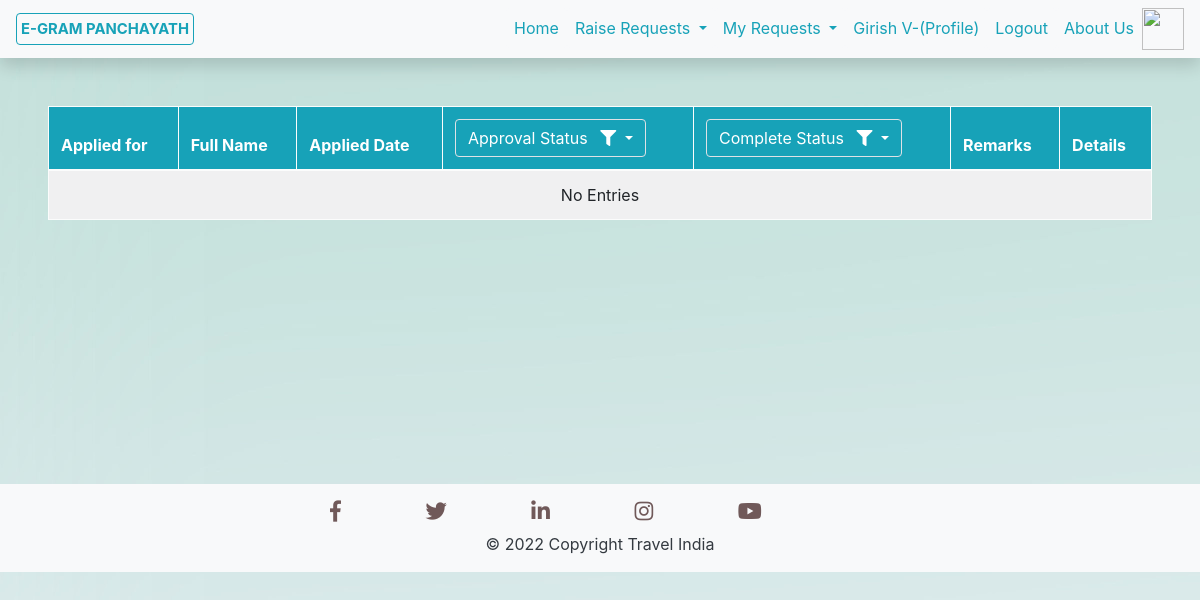
Before: /My_Cert_Requests/ (signed in) with the older database file.
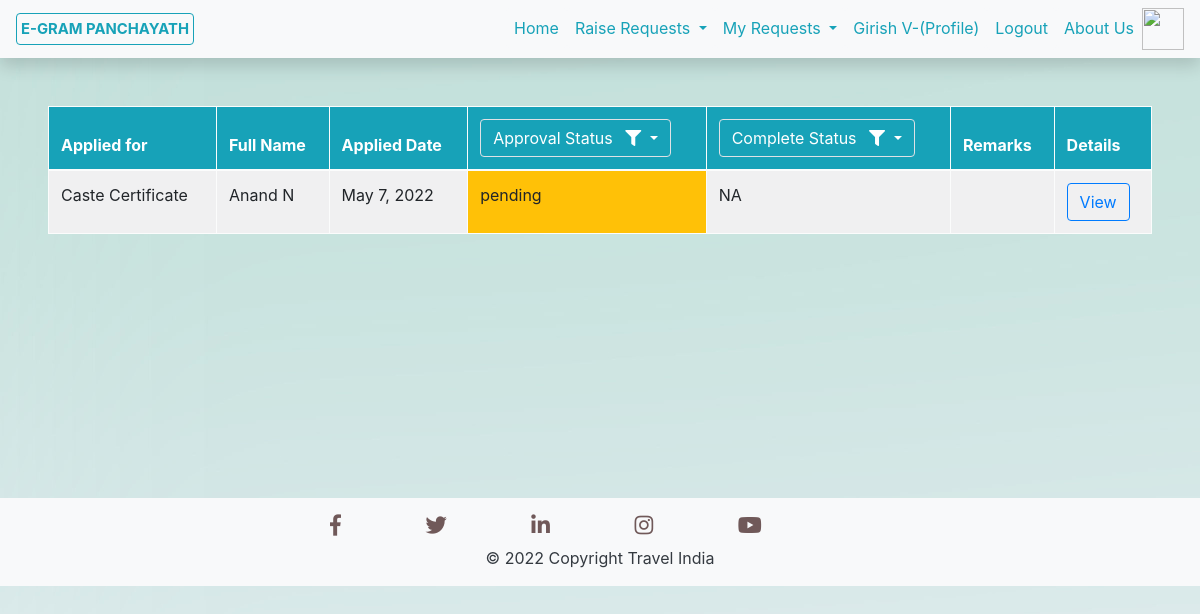
After: the same page with the newer database file.
### Services/models.py (models this page shows, shortened)
class Certificates(models.Model):
    Cert_Name = models.CharField(max_length=50)
    Cand_Name = models.CharField(max_length=50)
    Father_Name = models.CharField(max_length=50)
    Mother_Name = models.CharField(max_length=50)
    Address = models.CharField(max_length=300)
    doc_name = models.CharField(max_length=30)
    Cert_Requested_By = models.ForeignKey(User, on_delete=models.CASCADE,default=None, null=True, blank=True)
    Cert_Applied_Date = models.DateTimeField(default=timezone.now)
    document_proof = models.FileField(upload_to='Files/',default=None, null=True, blank=True)
    Birth_Date = models.DateField()
    phoneno = models.CharField(max_length=10, default=None, null=True, blank=True)
    Birth_location = models.CharField(max_length=200, default=None, null=True, blank=True)
    Death_Date = models.DateField(default=None, null=True, blank=True)
    Death_location = models.CharField(max_length=200, default=None, null=True, blank=True)
    Cast = models.CharField(max_length=50, default=None, null=True, blank=True)
    Cast_Category = models.CharField(max_length=10, default=None, null=True, blank=True)
    Income_Value = models.CharField(max_length=20, default=None, null=True, blank=True)
    Remarks = models.TextField()
    Approval_Status = models.CharField(max_length=20)
    Completion_Status = models.CharField(max_length=20, default=None, null=True, blank=True)
    certificate = models.FileField(upload_to='Certificates/',default=None, null=True, blank=True)
    Cert_Estimated_Completion_Date = models.DateField(default=None, null=True, blank=True)

### Services/views.py (the view)
# urls.py: path('My_Cert_Requests/', My_Cert_Requests.as_view(), name='MyCertRequests'),
class My_Cert_Requests(ListView):
    model = Certificates
    template_name = "Services/MyCertRequests.html"
    context_object_name = 'requests'
    paginate_by = 5
    def get_queryset(self):
        req = Certificates.objects.filter(Cert_Requested_By=self.request.user).order_by('-Cert_Applied_Date')
        def ExecQuery(req, Cert):
            key = list(Cert.keys())[0]
            if key=='Cert_Approval_Status':
                req = req.filter(Approval_Status=Cert[key]).order_by('-Cert_Applied_Date')
            if key=='Cert_Completion_Status':
                req = req.filter(Completion_Status=Cert[key]).order_by('-Cert_Applied_Date')
            return req
        if self.request.GET.get('idAppStatus'):
            req = ExecQuery(req, {'Cert_Approval_Status':self.request.GET.get('idAppStatus')})
        if self.request.GET.get('idCompStatus'):
            req = ExecQuery(req, {'Cert_Completion_Status':self.request.GET.get('idCompStatus')})
        return req

### Services/templates/Services/MyCertRequests.html (shortened to what this page needs)
{% extends 'Services/Base.html' %}
{% block content %}
<div class="p-5">
    <form method="get" action="#">
    <table class="rounded table table-hover table-bordered table-striped table-light">
        <thead class="bg-info text-white">
            <tr>
                <th scope="col">Applied for</th>
                <th scope="col">Full Name</th>
                <th scope="col">Applied Date</th>
                <th scope="col">
                    <div class="dropdown">
                        <button class="btn btn-info border dropdown-toggle" type="button" id="dropdownMenuButton" data-toggle="dropdown" aria-haspopup="true" aria-expanded="false">
                          Approval Status <i class="fas fa-filter ml-2"></i>
                        </button>
                      </div>
                </th>
                <th scope="col">
                    <div class="dropdown">
                        <button class="btn btn-info border dropdown-toggle" type="button" id="dropdownMenuButton" data-toggle="dropdown" aria-haspopup="true" aria-expanded="false">
                          Complete Status <i class="fas fa-filter ml-2"></i>
                        </button>
                      </div>
                </th>
                <th scope="col">Remarks</th>
                <th scope="col">Details</th>
            </tr>
        </thead>
        <tbody>
        {% for request in requests %}
        <tr>
            <td>{{ request.Cert_Name }}</td>
            <td scope="row"> {{ request.Cand_Name }} </td>
            <td>{{ request.Cert_Applied_Date.date }}</td>
            {% if request.Approval_Status == 'pending' %}
                <td class="bg-warning">{{ request.Approval_Status }}</td>
            {% elif request.Approval_Status == 'approved' %}
                <td class="bg-success">{{ request.Approval_Status }}</td>
            {% elif request.Approval_Status == 'rejected' %}
                <td class="bg-danger">{{ request.Approval_Status }}</td>
            {% endif %}
            {% if request.Completion_Status == 'pending' %}
                <td class="bg-warning">{{ request.Completion_Status }}</td>
            {% elif request.Completion_Status == 'completed' %}
                <td class="bg-success">{{ request.Completion_Status }}</td>
            {% else %}
                <td class="">{{ request.Completion_Status }}</td>
            {% endif %}
            <td>{{ request.Cert_Remarks }}</td>
            <td>
                <a class="btn btn-outline-primary" href="{% url 'certificate-detail' request.id %}">View</a>
            </td>
          </tr>
        {% empty %}
        <tr>
            <td align="center" colspan="7" >No Entries</td>
        </tr>
        {% endfor %}
        </tbody>
        </table>
    </form>
</div>
{% endblock content %}

Changed rows visible on the page:
added Certificates: Cert_Name "Caste Certificate", Cand_Name "Anand N", Cert_Applied_Date "May 7, 2022", Approval_Status "pending", Completion_Status "NA"
Other visible differences:
text no longer shown: "No Entries"
